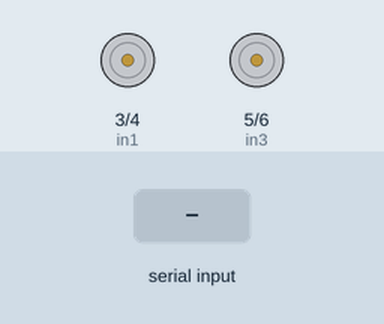
This sketch was run on a simulated Arduino Uno, built with avr-gcc and run on an emulated ATmega328P. Shown: motor-driver pin pairs drawn as motors (green arrow = first pin HIGH = forward, orange = second pin HIGH = backward, longer = more drive, scaled by the enable pin). Inputs (shaded band) come from the test bench. What the sketch prints to the serial monitor is not drawn.

Above: at 1.2 s.
1.3 s: "F" received over Serial
At 2.4 s:
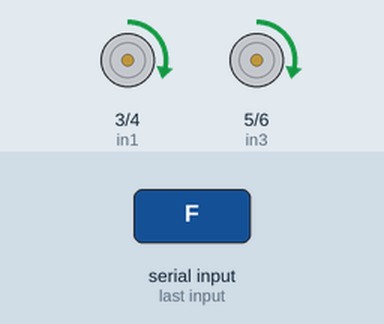
2.8 s: "B" received over Serial
At 3.5 s:
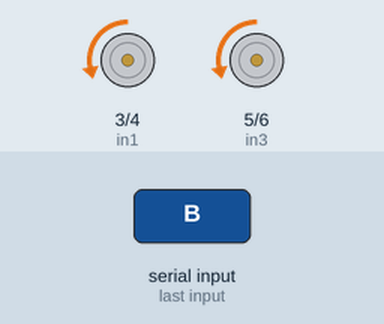
4.3 s: "R" received over Serial
At 4.7 s:
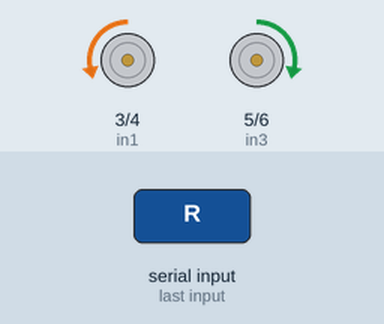
5.8 s: "L" received over Serial
At 7.0 s:
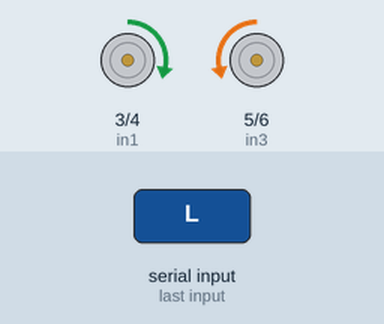
Timing chart, 0 to 8.3 s (numbered marks = the images above; inputs shaded):
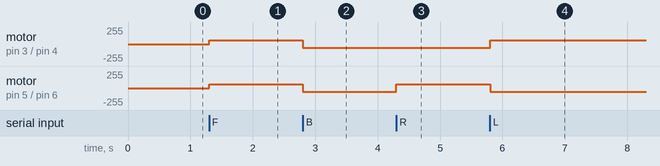

Measured:
- after the input at 1.3 s, motor on pin 3 (in1) / pin 4 (in2), motor on pin 5 (in3) / pin 6 (in4): stopped → forward 55/255 at once
- after the input at 2.8 s, motor on pin 3 (in1) / pin 4 (in2), motor on pin 5 (in3) / pin 6 (in4): forward 55/255 → backward 55/255 at once
- after the input at 4.3 s, motor on pin 5 (in3) / pin 6 (in4): backward 55/255 → forward 55/255 at once
- after the input at 5.8 s, motor on pin 3 (in1) / pin 4 (in2): backward 55/255 → forward 55/255 at once; motor on pin 5 (in3) / pin 6 (in4): forward 55/255 → backward 55/255 at once

The sketch:

BT_Car.ino
```cpp
// Pin definitions for motor control
int in1 = 3;
int in2 = 4;
int in3 = 5;
int in4 = 6;
int en1 = 9;
int en2 = 10;

// Variables for Bluetooth input
char command;

void setup()
{
  // Set up motor pins as outputs
  pinMode(in1, OUTPUT);
  pinMode(in2, OUTPUT);
  pinMode(in3, OUTPUT);
  pinMode(in4, OUTPUT);
  pinMode(en1, OUTPUT);
  pinMode(en2, OUTPUT);

  // Set PWM speed for both motors (0-255)
  analogWrite(en1, 55);  // Full speed for motor 1
  analogWrite(en2, 55);  // Full speed for motor 2

  // Start serial communication for Bluetooth module
  Serial.begin(9600);
}

void loop()
{
  // Check if data is received via Bluetooth
  if (Serial.available() > 0)
  {
    command = Serial.read();  // Read the incoming data

    // Control the car based on the command received
    if (command == 'F')
    {
      // Move forward
      digitalWrite(in1, HIGH);
      digitalWrite(in2, LOW);
      digitalWrite(in3, HIGH);
      digitalWrite(in4, LOW);
      Serial.print("forawar");
    }
    else if (command == 'B')
    {
      // Move backward
      digitalWrite(in1, LOW);
      digitalWrite(in2, HIGH);
      digitalWrite(in3, LOW);
      digitalWrite(in4, HIGH);
      Serial.print("backward");
    }
    else if (command == 'R')
    {
      // Turn left
      digitalWrite(in1, LOW);
      digitalWrite(in2, HIGH);
      digitalWrite(in3, HIGH);
      digitalWrite(in4, LOW);
      Serial.print("left");
    }
    else if (command == 'L')
    {
      // Turn right
      digitalWrite(in1, HIGH);
      digitalWrite(in2, LOW);
      digitalWrite(in3, LOW);
      digitalWrite(in4, HIGH);
      Serial.print("right");
    }
    else if (command == 'S')
    {
      // Stop
      digitalWrite(in1, LOW);
      digitalWrite(in2, LOW);
      digitalWrite(in3, LOW);
      digitalWrite(in4, LOW);
      Serial.print("stop");
    }
  }
}
```
